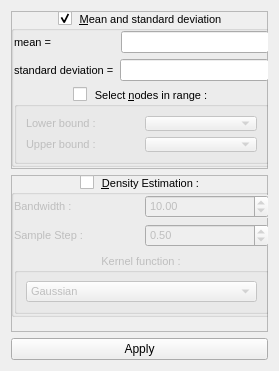
<?xml version="1.0" encoding="UTF-8"?>
<ui version="4.0">
 <class>HistoStatsConfigWidget</class>
 <widget class="QWidget" name="HistoStatsConfigWidget">
  <property name="geometry">
   <rect>
    <x>0</x>
    <y>0</y>
    <width>279</width>
    <height>371</height>
   </rect>
  </property>
  <property name="windowTitle">
   <string>Form</string>
  </property>
  <property name="autoFillBackground">
   <bool>true</bool>
  </property>
  <layout class="QVBoxLayout" name="verticalLayout_4">
   <item>
    <widget class="QFrame" name="frame">
     <property name="frameShape">
      <enum>QFrame::StyledPanel</enum>
     </property>
     <property name="frameShadow">
      <enum>QFrame::Raised</enum>
     </property>
     <widget class="QGroupBox" name="displayMeanAndSdGB">
      <property name="geometry">
       <rect>
        <x>0</x>
        <y>0</y>
        <width>261</width>
        <height>156</height>
       </rect>
      </property>
      <property name="font">
       <font>
        <pointsize>8</pointsize>
       </font>
      </property>
      <property name="title">
       <string>&amp;Mean and standard deviation</string>
      </property>
      <property name="alignment">
       <set>Qt::AlignCenter</set>
      </property>
      <property name="checkable">
       <bool>true</bool>
      </property>
      <layout class="QVBoxLayout" name="verticalLayout_2">
       <property name="leftMargin">
        <number>0</number>
       </property>
       <property name="topMargin">
        <number>0</number>
       </property>
       <property name="rightMargin">
        <number>0</number>
       </property>
       <property name="bottomMargin">
        <number>0</number>
       </property>
       <item>
        <layout class="QHBoxLayout" name="horizontalLayout_4">
         <item>
          <widget class="QLabel" name="label_3">
           <property name="text">
            <string>mean =                     </string>
           </property>
          </widget>
         </item>
         <item>
          <widget class="QLineEdit" name="meanValue">
           <property name="readOnly">
            <bool>true</bool>
           </property>
          </widget>
         </item>
        </layout>
       </item>
       <item>
        <layout class="QHBoxLayout" name="horizontalLayout_5">
         <item>
          <widget class="QLabel" name="label_4">
           <property name="text">
            <string>standard deviation =</string>
           </property>
          </widget>
         </item>
         <item>
          <widget class="QLineEdit" name="standardDeviationValue">
           <property name="readOnly">
            <bool>true</bool>
           </property>
          </widget>
         </item>
        </layout>
       </item>
       <item>
        <widget class="QGroupBox" name="nodesSelectionGB">
         <property name="title">
          <string>Select &amp;nodes in range :</string>
         </property>
         <property name="alignment">
          <set>Qt::AlignCenter</set>
         </property>
         <property name="checkable">
          <bool>true</bool>
         </property>
         <property name="checked">
          <bool>false</bool>
         </property>
         <layout class="QGridLayout" name="gridLayout">
          <item row="0" column="0">
           <widget class="QLabel" name="label_5">
            <property name="text">
             <string>Lower bound :</string>
            </property>
           </widget>
          </item>
          <item row="0" column="1">
           <widget class="QComboBox" name="lowerBoundCB">
            <property name="currentIndex">
             <number>-1</number>
            </property>
           </widget>
          </item>
          <item row="1" column="0">
           <widget class="QLabel" name="label_6">
            <property name="text">
             <string>Upper bound :</string>
            </property>
           </widget>
          </item>
          <item row="1" column="1">
           <widget class="QComboBox" name="upperBoundCB">
            <property name="currentIndex">
             <number>-1</number>
            </property>
           </widget>
          </item>
         </layout>
        </widget>
       </item>
      </layout>
     </widget>
    </widget>
   </item>
   <item>
    <widget class="QFrame" name="frame_2">
     <property name="frameShape">
      <enum>QFrame::StyledPanel</enum>
     </property>
     <property name="frameShadow">
      <enum>QFrame::Raised</enum>
     </property>
     <widget class="QGroupBox" name="densityEstimationGB">
      <property name="geometry">
       <rect>
        <x>0</x>
        <y>0</y>
        <width>261</width>
        <height>142</height>
       </rect>
      </property>
      <property name="font">
       <font>
        <pointsize>8</pointsize>
       </font>
      </property>
      <property name="title">
       <string>&amp;Density Estimation :</string>
      </property>
      <property name="alignment">
       <set>Qt::AlignCenter</set>
      </property>
      <property name="checkable">
       <bool>true</bool>
      </property>
      <property name="checked">
       <bool>false</bool>
      </property>
      <layout class="QVBoxLayout" name="verticalLayout">
       <property name="leftMargin">
        <number>0</number>
       </property>
       <property name="topMargin">
        <number>0</number>
       </property>
       <property name="rightMargin">
        <number>0</number>
       </property>
       <property name="bottomMargin">
        <number>0</number>
       </property>
       <item>
        <layout class="QHBoxLayout" name="horizontalLayout_2">
         <item>
          <widget class="QLabel" name="label_2">
           <property name="text">
            <string>Bandwidth :</string>
           </property>
          </widget>
         </item>
         <item>
          <widget class="QDoubleSpinBox" name="windowWidthSP">
           <property name="autoFillBackground">
            <bool>true</bool>
           </property>
           <property name="maximum">
            <double>999.990000000000009</double>
           </property>
           <property name="singleStep">
            <double>0.250000000000000</double>
           </property>
           <property name="value">
            <double>10.000000000000000</double>
           </property>
          </widget>
         </item>
        </layout>
       </item>
       <item>
        <layout class="QHBoxLayout" name="horizontalLayout_3">
         <item>
          <widget class="QLabel" name="label">
           <property name="text">
            <string>Sample Step :</string>
           </property>
          </widget>
         </item>
         <item>
          <widget class="QDoubleSpinBox" name="sampleStepSB">
           <property name="maximum">
            <double>999.990000000000009</double>
           </property>
           <property name="singleStep">
            <double>0.250000000000000</double>
           </property>
           <property name="value">
            <double>0.500000000000000</double>
           </property>
          </widget>
         </item>
        </layout>
       </item>
       <item>
        <widget class="QGroupBox" name="groupBox_3">
         <property name="title">
          <string>Kernel function :</string>
         </property>
         <property name="alignment">
          <set>Qt::AlignCenter</set>
         </property>
         <layout class="QVBoxLayout" name="verticalLayout_3">
          <item>
           <widget class="QComboBox" name="kernelFunctionsList">
            <property name="currentIndex">
             <number>1</number>
            </property>
            <item>
             <property name="text">
              <string>Uniform</string>
             </property>
            </item>
            <item>
             <property name="text">
              <string>Gaussian</string>
             </property>
            </item>
            <item>
             <property name="text">
              <string>Triangle</string>
             </property>
            </item>
            <item>
             <property name="text">
              <string>Epanechnikov</string>
             </property>
            </item>
            <item>
             <property name="text">
              <string>Quartic</string>
             </property>
            </item>
            <item>
             <property name="text">
              <string>Cubic</string>
             </property>
            </item>
            <item>
             <property name="text">
              <string>Cosine</string>
             </property>
            </item>
           </widget>
          </item>
         </layout>
        </widget>
       </item>
      </layout>
     </widget>
    </widget>
   </item>
   <item>
    <widget class="QPushButton" name="applyButton">
     <property name="text">
      <string>Apply</string>
     </property>
    </widget>
   </item>
  </layout>
 </widget>
 <resources/>
 <connections/>
</ui>
